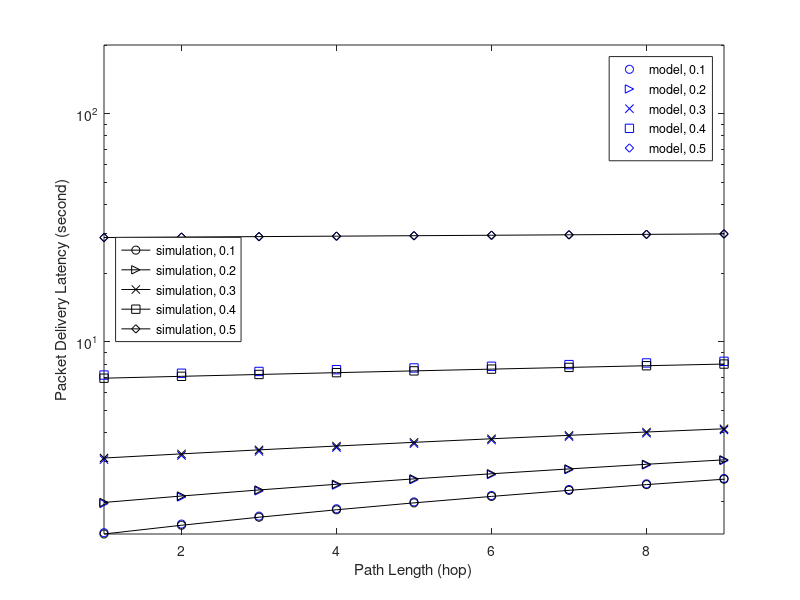

Source code (MATLAB):
% Plot Packet delivery latency, 
% model vs. simulation
% \xi = 14, arrival rate=0.1,0.2,0.3,0.4,0.5
% PRI-basic, PRI-ASM (adaptive schedule maintaince)
model_1=[1.460626016
1.593626016
1.726626016
1.859626016
1.992626016
2.125626016
2.258626016
2.391626016
2.524626016
2.657626016];
model_2=[1.9614
2.0944
2.2274
2.3604
2.4934
2.6264
2.7594
2.8924
3.0254
3.1584];
model_3=[3.0515
3.1845
3.3175
3.4505
3.5835
3.7165
3.8495
3.9825
4.1155
4.2485];
model_4=[7.1646
7.2976
7.4306
7.5636
7.6966
7.8296
7.9626
8.0956
8.2286
8.3616];
model_5=[28.6815
28.8145
28.9475
29.0805
29.2135
29.3465
29.4795
29.6125
29.7455
29.8785];
sim_1=[1.441813618
1.574864347
1.707836778
1.840806569
1.973834653
2.106769413
2.239682566
2.372844425
2.505825497
2.638808467];
sim_2=[1.982018264
2.115112873
2.248082786
2.381097796
2.514142679
2.647061009
2.779974243
2.913075327
3.046091964
3.179062948];
sim_3=[3.102769126
3.235743886
3.368727288
3.501717207
3.634744033
3.767680214
3.900707225
4.033724157
4.166771059
4.29974591];
sim_4=[6.941069928
7.074150459
7.207138966
7.340111118
7.473096361
7.606045347
7.739112928
7.872094763
8.005133733
8.138144966];
sim_5=[28.6862539
28.81924048
28.95221617
29.08528154
29.2182457
29.351224
29.48424559
29.61721781
29.75018836
29.88326939];

figure;
hold off;
chain_hops=1:1:10;
p=ones(1,10);
p(1)=semilogy(chain_hops,model_1,'bo');
hold on;
p(2)=semilogy(chain_hops,model_2,'b>');
p(3)=semilogy(chain_hops,model_3,'bx');
p(4)=semilogy(chain_hops,model_4,'bs');
p(5)=semilogy(chain_hops,model_5,'bd');

p(6)=semilogy(chain_hops,sim_1,'ko-');
p(7)=semilogy(chain_hops,sim_2,'k>-');
p(8)=semilogy(chain_hops,sim_3,'kx-');
p(9)=semilogy(chain_hops,sim_4,'ks-');
p(10)=semilogy(chain_hops,sim_5,'kd-');
% set(gca,'XTick',0.05:0.05:0.5);
% set(gca,'XTickLabel',0.05:0.05:0.5);
%set(gca,'Xdir','reverse')
axis([1 9 0 200]);
xlabel('Path Length (hop)');
ylabel('Packet Delivery Latency (second)');

legend(p(1:5),'model, 0.1','model, 0.2','model, 0.3','model, 0.4','model, 0.5');
ah=axes('position',get(gca,'position'),'visible','off');
legend(ah,p(6:10),'simulation, 0.1','simulation, 0.2','simulation, 0.3','simulation, 0.4','simulation, 0.5','location','west');
% legend('model, 0.1','model, 0.2','model, 0.3','model, 0.4','model, 0.5', ...
%     'simulation, 0.1','simulation, 0.2','simulation, 0.3','simulation, 0.4','simulation, 0.5',1);
% grid on;